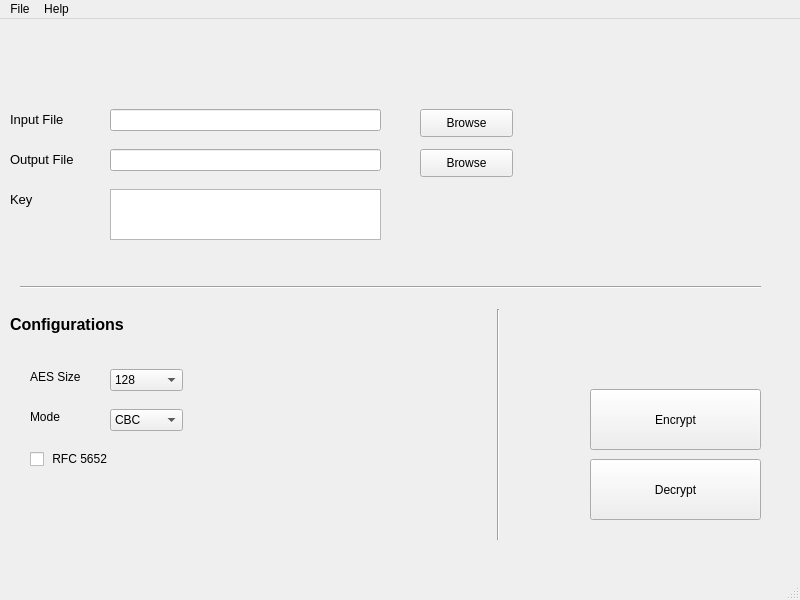
<?xml version="1.0" encoding="UTF-8"?>
<ui version="4.0">
 <class>MainWindow</class>
 <widget class="QMainWindow" name="MainWindow">
  <property name="geometry">
   <rect>
    <x>0</x>
    <y>0</y>
    <width>800</width>
    <height>600</height>
   </rect>
  </property>
  <property name="windowTitle">
   <string>MainWindow</string>
  </property>
  <widget class="QWidget" name="centralwidget">
   <widget class="QPushButton" name="Encrypt_Button">
    <property name="geometry">
     <rect>
      <x>590</x>
      <y>370</y>
      <width>171</width>
      <height>61</height>
     </rect>
    </property>
    <property name="text">
     <string>Encrypt</string>
    </property>
   </widget>
   <widget class="QPushButton" name="Decrypt_Button">
    <property name="geometry">
     <rect>
      <x>590</x>
      <y>440</y>
      <width>171</width>
      <height>61</height>
     </rect>
    </property>
    <property name="text">
     <string>Decrypt</string>
    </property>
   </widget>
   <widget class="QPushButton" name="Input_button">
    <property name="geometry">
     <rect>
      <x>420</x>
      <y>90</y>
      <width>93</width>
      <height>28</height>
     </rect>
    </property>
    <property name="text">
     <string>Browse</string>
    </property>
   </widget>
   <widget class="QLabel" name="label">
    <property name="geometry">
     <rect>
      <x>10</x>
      <y>90</y>
      <width>101</width>
      <height>21</height>
     </rect>
    </property>
    <property name="font">
     <font>
      <pointsize>10</pointsize>
     </font>
    </property>
    <property name="text">
     <string>Input File</string>
    </property>
   </widget>
   <widget class="QLineEdit" name="InLine">
    <property name="geometry">
     <rect>
      <x>110</x>
      <y>90</y>
      <width>271</width>
      <height>22</height>
     </rect>
    </property>
   </widget>
   <widget class="QLabel" name="label_2">
    <property name="geometry">
     <rect>
      <x>10</x>
      <y>130</y>
      <width>91</width>
      <height>20</height>
     </rect>
    </property>
    <property name="font">
     <font>
      <pointsize>10</pointsize>
     </font>
    </property>
    <property name="text">
     <string>Output File</string>
    </property>
   </widget>
   <widget class="QLineEdit" name="OutLine">
    <property name="geometry">
     <rect>
      <x>110</x>
      <y>130</y>
      <width>271</width>
      <height>22</height>
     </rect>
    </property>
   </widget>
   <widget class="QPushButton" name="OutBrowse">
    <property name="geometry">
     <rect>
      <x>420</x>
      <y>130</y>
      <width>93</width>
      <height>28</height>
     </rect>
    </property>
    <property name="text">
     <string>Browse</string>
    </property>
   </widget>
   <widget class="QComboBox" name="SizeCombo">
    <property name="geometry">
     <rect>
      <x>110</x>
      <y>350</y>
      <width>73</width>
      <height>22</height>
     </rect>
    </property>
    <item>
     <property name="text">
      <string>128</string>
     </property>
    </item>
    <item>
     <property name="text">
      <string>192</string>
     </property>
    </item>
    <item>
     <property name="text">
      <string>256</string>
     </property>
    </item>
   </widget>
   <widget class="Line" name="line">
    <property name="geometry">
     <rect>
      <x>20</x>
      <y>260</y>
      <width>741</width>
      <height>16</height>
     </rect>
    </property>
    <property name="orientation">
     <enum>Qt::Horizontal</enum>
    </property>
   </widget>
   <widget class="Line" name="line_2">
    <property name="geometry">
     <rect>
      <x>490</x>
      <y>290</y>
      <width>16</width>
      <height>231</height>
     </rect>
    </property>
    <property name="orientation">
     <enum>Qt::Vertical</enum>
    </property>
   </widget>
   <widget class="QLabel" name="label_3">
    <property name="geometry">
     <rect>
      <x>10</x>
      <y>290</y>
      <width>151</width>
      <height>31</height>
     </rect>
    </property>
    <property name="font">
     <font>
      <pointsize>12</pointsize>
      <weight>75</weight>
      <bold>true</bold>
     </font>
    </property>
    <property name="text">
     <string>Configurations</string>
    </property>
   </widget>
   <widget class="QLabel" name="label_4">
    <property name="geometry">
     <rect>
      <x>30</x>
      <y>350</y>
      <width>55</width>
      <height>16</height>
     </rect>
    </property>
    <property name="font">
     <font>
      <pointsize>9</pointsize>
     </font>
    </property>
    <property name="text">
     <string>AES Size</string>
    </property>
   </widget>
   <widget class="QLabel" name="label_5">
    <property name="geometry">
     <rect>
      <x>30</x>
      <y>390</y>
      <width>55</width>
      <height>16</height>
     </rect>
    </property>
    <property name="font">
     <font>
      <pointsize>9</pointsize>
     </font>
    </property>
    <property name="text">
     <string>Mode</string>
    </property>
   </widget>
   <widget class="QComboBox" name="comboBox">
    <property name="geometry">
     <rect>
      <x>110</x>
      <y>390</y>
      <width>73</width>
      <height>22</height>
     </rect>
    </property>
    <item>
     <property name="text">
      <string>CBC</string>
     </property>
    </item>
    <item>
     <property name="text">
      <string>ECB</string>
     </property>
    </item>
   </widget>
   <widget class="QLabel" name="label_6">
    <property name="geometry">
     <rect>
      <x>10</x>
      <y>170</y>
      <width>91</width>
      <height>20</height>
     </rect>
    </property>
    <property name="font">
     <font>
      <pointsize>10</pointsize>
     </font>
    </property>
    <property name="text">
     <string>Key</string>
    </property>
   </widget>
   <widget class="QTextEdit" name="KeyLine">
    <property name="geometry">
     <rect>
      <x>110</x>
      <y>170</y>
      <width>271</width>
      <height>51</height>
     </rect>
    </property>
   </widget>
   <widget class="QCheckBox" name="RFCcheckBox">
    <property name="enabled">
     <bool>true</bool>
    </property>
    <property name="geometry">
     <rect>
      <x>30</x>
      <y>430</y>
      <width>141</width>
      <height>20</height>
     </rect>
    </property>
    <property name="text">
     <string> RFC 5652</string>
    </property>
    <property name="checked">
     <bool>false</bool>
    </property>
    <property name="tristate">
     <bool>false</bool>
    </property>
   </widget>
  </widget>
  <widget class="QMenuBar" name="menubar">
   <property name="geometry">
    <rect>
     <x>0</x>
     <y>0</y>
     <width>800</width>
     <height>26</height>
    </rect>
   </property>
   <widget class="QMenu" name="menufile">
    <property name="title">
     <string>File</string>
    </property>
    <addaction name="separator"/>
    <addaction name="actionExit"/>
   </widget>
   <widget class="QMenu" name="menuHelp">
    <property name="title">
     <string>Help</string>
    </property>
   </widget>
   <addaction name="menufile"/>
   <addaction name="menuHelp"/>
  </widget>
  <widget class="QStatusBar" name="statusbar"/>
  <action name="actionExit">
   <property name="text">
    <string>Exit</string>
   </property>
  </action>
 </widget>
 <resources/>
 <connections/>
</ui>
